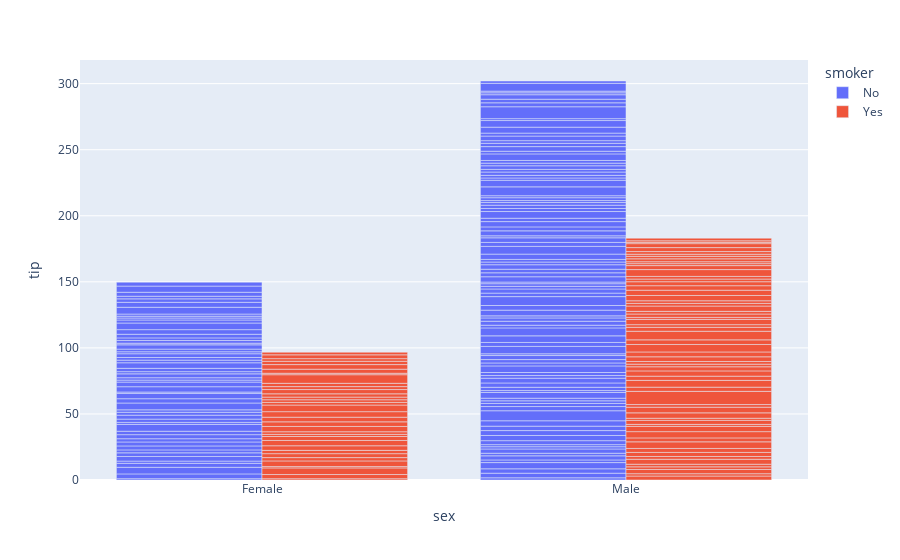

Notebook code for this chart:
### Code cell
fig = px.bar(df, x = 'sex' , y = 'tip', color = 'smoker', barmode = 'group')
fig.show()

### Figure 1 — Plotly figure (JSON) as saved in the notebook; plotly's stock layout.template omitted (floating-point values rounded to 4 significant figures; data arrays with more than 128 entries replaced by an {"elided": "..."} marker saying what was removed)
{"data": [{"alignmentgroup": "True", "hoverlabel": {"namelength": 0}, "hovertemplate": "smoker=No<br>sex=%{x}<br>tip=%{y}", "legendgroup": "No", "marker": {"color": "#636efa"}, "name": "No", "offsetgroup": "No", "orientation": "v", "showlegend": true, "textposition": "auto", "type": "bar", "x": {"elided": "151 str values"}, "xaxis": "x", "y": {"elided": "151 float values"}, "yaxis": "y"}, {"alignmentgroup": "True", "hoverlabel": {"namelength": 0}, "hovertemplate": "smoker=Yes<br>sex=%{x}<br>tip=%{y}", "legendgroup": "Yes", "marker": {"color": "#EF553B"}, "name": "Yes", "offsetgroup": "Yes", "orientation": "v", "showlegend": true, "textposition": "auto", "type": "bar", "x": ["Male", "Male", "Male", "Male", "Male", "Male", "Female", "Male", "Female", "Female", "Male", "Male", "Male", "Male", "Female", "Female", "Male", "Male", "Male", "Male", "Female", "Female", "Female", "Female", "Male", "Male", "Male", "Female", "Male", "Female", "Female", "Female", "Male", "Male", "Male", "Male", "Male", "Male", "Male", "Male", "Female", "Male", "Male", "Male", "Male", "Male", "Male", "Female", "Male", "Female", "Male", "Male", "Female", "Male", "Male", "Male", "Male", "Female", "Female", "Male", "Male", "Female", "Female", "Female", "Male", "Female", "Male", "Male", "Male", "Female", "Male", "Male", "Female", "Female", "Female", "Male", "Male", "Male", "Female", "Male", "Female", "Male", "Male", "Female", "Female", "Female", "Male", "Male", "Male", "Male", "Male", "Female", "Male"], "xaxis": "x", "y": [3, 1.76, 3.21, 2, 1.98, 3.76, 1, 2.09, 3.14, 5, 3.08, 3, 5, 3, 1, 4.3, 4.73, 4, 1.5, 3, 2.5, 3, 2.5, 3.48, 1.64, 4.06, 4.29, 4, 2, 3, 1.61, 2, 10, 3.16, 5.15, 3.18, 4, 3.11, 2, 2, 4, 3.55, 3.68, 5.65, 3.5, 6.5, 3, 3.5, 2, 3.5, 4, 1.5, 4.19, 2.56, 2.02, 4, 2, 5, 2, 2, 4, 2.01, 2, 2.5, 4, 3.23, 3.41, 3, 2.03, 2.23, 2, 5.16, 2.5, 6.5, 1.1, 3, 1.5, 1.44, 3.09, 2.2, 3.48, 1.92, 1.58, 2.5, 2, 2.88, 2, 3, 3, 1, 1.17, 2, 2], "yaxis": "y"}], "layout": {"barmode": "group", "legend": {"title": {"text": "smoker"}, "tracegroupgap": 0}, "margin": {"t": 60}, "xaxis": {"anchor": "y", "domain": [0, 1], "title": {"text": "sex"}}, "yaxis": {"anchor": "x", "domain": [0, 1], "title": {"text": "tip"}}}}
